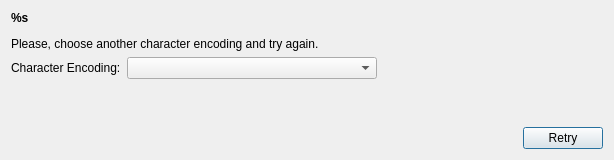
<?xml version="1.0" encoding="UTF-8"?>
<ui version="4.0">
 <class>Dialog</class>
 <widget class="QDialog" name="Dialog">
  <property name="geometry">
   <rect>
    <x>0</x>
    <y>0</y>
    <width>614</width>
    <height>160</height>
   </rect>
  </property>
  <property name="windowTitle">
   <string>Dialog</string>
  </property>
  <layout class="QVBoxLayout" name="verticalLayout">
   <item>
    <widget class="QLabel" name="lblDescription">
     <property name="sizePolicy">
      <sizepolicy hsizetype="Expanding" vsizetype="Preferred">
       <horstretch>0</horstretch>
       <verstretch>0</verstretch>
      </sizepolicy>
     </property>
     <property name="text">
      <string>&lt;html&gt;&lt;head/&gt;&lt;body&gt;&lt;p&gt;&lt;span style=&quot; font-weight:600;&quot;&gt;%s&lt;/span&gt;&lt;/p&gt;&lt;p&gt;&lt;span style=&quot; font-size:9pt;&quot;&gt;Please, choose another character encoding and try again.&lt;/span&gt;&lt;/p&gt;&lt;/body&gt;&lt;/html&gt;</string>
     </property>
     <property name="wordWrap">
      <bool>true</bool>
     </property>
    </widget>
   </item>
   <item>
    <layout class="QHBoxLayout" name="horizontalLayout">
     <item>
      <widget class="QLabel" name="label">
       <property name="text">
        <string>Character Encoding:</string>
       </property>
      </widget>
     </item>
     <item>
      <widget class="EncodingsComboBox" name="comboBoxEncodings">
       <property name="minimumSize">
        <size>
         <width>250</width>
         <height>0</height>
        </size>
       </property>
       <property name="editable">
        <bool>false</bool>
       </property>
      </widget>
     </item>
     <item>
      <spacer name="horizontalSpacer">
       <property name="orientation">
        <enum>Qt::Horizontal</enum>
       </property>
       <property name="sizeHint" stdset="0">
        <size>
         <width>40</width>
         <height>20</height>
        </size>
       </property>
      </spacer>
     </item>
    </layout>
   </item>
   <item>
    <spacer name="verticalSpacer">
     <property name="orientation">
      <enum>Qt::Vertical</enum>
     </property>
     <property name="sizeHint" stdset="0">
      <size>
       <width>20</width>
       <height>40</height>
      </size>
     </property>
    </spacer>
   </item>
   <item>
    <widget class="QDialogButtonBox" name="buttonBox">
     <property name="orientation">
      <enum>Qt::Horizontal</enum>
     </property>
     <property name="standardButtons">
      <set>QDialogButtonBox::Retry</set>
     </property>
    </widget>
   </item>
  </layout>
 </widget>
 <customwidgets>
  <customwidget>
   <class>EncodingsComboBox</class>
   <extends>QComboBox</extends>
   <header>pyqode.core.widgets.encodings</header>
  </customwidget>
 </customwidgets>
 <resources/>
 <connections>
  <connection>
   <sender>buttonBox</sender>
   <signal>accepted()</signal>
   <receiver>Dialog</receiver>
   <slot>accept()</slot>
   <hints>
    <hint type="sourcelabel">
     <x>248</x>
     <y>254</y>
    </hint>
    <hint type="destinationlabel">
     <x>157</x>
     <y>274</y>
    </hint>
   </hints>
  </connection>
  <connection>
   <sender>buttonBox</sender>
   <signal>rejected()</signal>
   <receiver>Dialog</receiver>
   <slot>reject()</slot>
   <hints>
    <hint type="sourcelabel">
     <x>316</x>
     <y>260</y>
    </hint>
    <hint type="destinationlabel">
     <x>286</x>
     <y>274</y>
    </hint>
   </hints>
  </connection>
 </connections>
</ui>
